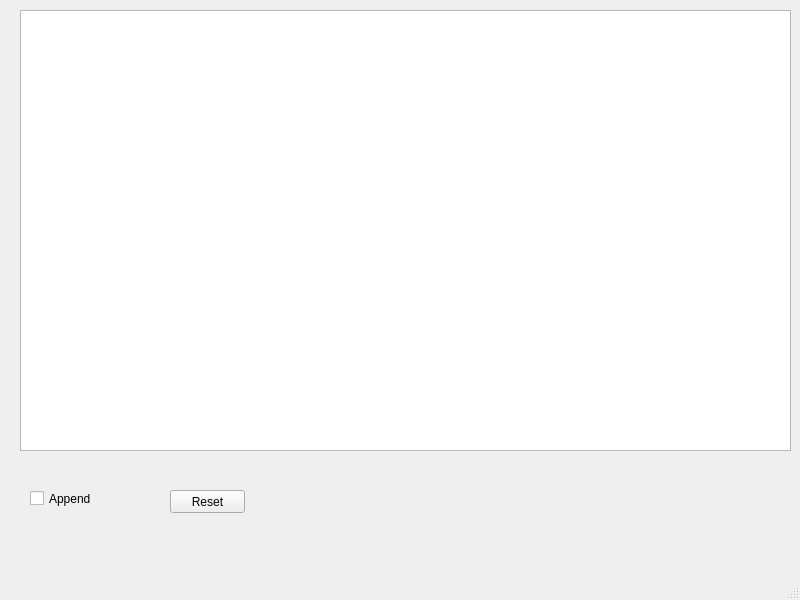
<?xml version="1.0" encoding="UTF-8"?>
<ui version="4.0">
 <class>MainWindow</class>
 <widget class="QMainWindow" name="MainWindow">
  <property name="geometry">
   <rect>
    <x>0</x>
    <y>0</y>
    <width>800</width>
    <height>600</height>
   </rect>
  </property>
  <property name="windowTitle">
   <string>MainWindow</string>
  </property>
  <widget class="QWidget" name="centralwidget">
   <widget class="PlotWidget" name="graphicsView">
    <property name="geometry">
     <rect>
      <x>20</x>
      <y>10</y>
      <width>771</width>
      <height>441</height>
     </rect>
    </property>
   </widget>
   <widget class="QCheckBox" name="append_checkbox">
    <property name="geometry">
     <rect>
      <x>30</x>
      <y>490</y>
      <width>70</width>
      <height>17</height>
     </rect>
    </property>
    <property name="text">
     <string>Append</string>
    </property>
   </widget>
   <widget class="QPushButton" name="reset_button">
    <property name="geometry">
     <rect>
      <x>170</x>
      <y>490</y>
      <width>75</width>
      <height>23</height>
     </rect>
    </property>
    <property name="text">
     <string>Reset</string>
    </property>
   </widget>
  </widget>
  <widget class="QMenuBar" name="menubar">
   <property name="geometry">
    <rect>
     <x>0</x>
     <y>0</y>
     <width>800</width>
     <height>21</height>
    </rect>
   </property>
  </widget>
  <widget class="QStatusBar" name="statusbar"/>
 </widget>
 <customwidgets>
  <customwidget>
   <class>PlotWidget</class>
   <extends>QGraphicsView</extends>
   <header location="global">pyqtgraph</header>
  </customwidget>
 </customwidgets>
 <resources/>
 <connections/>
</ui>
